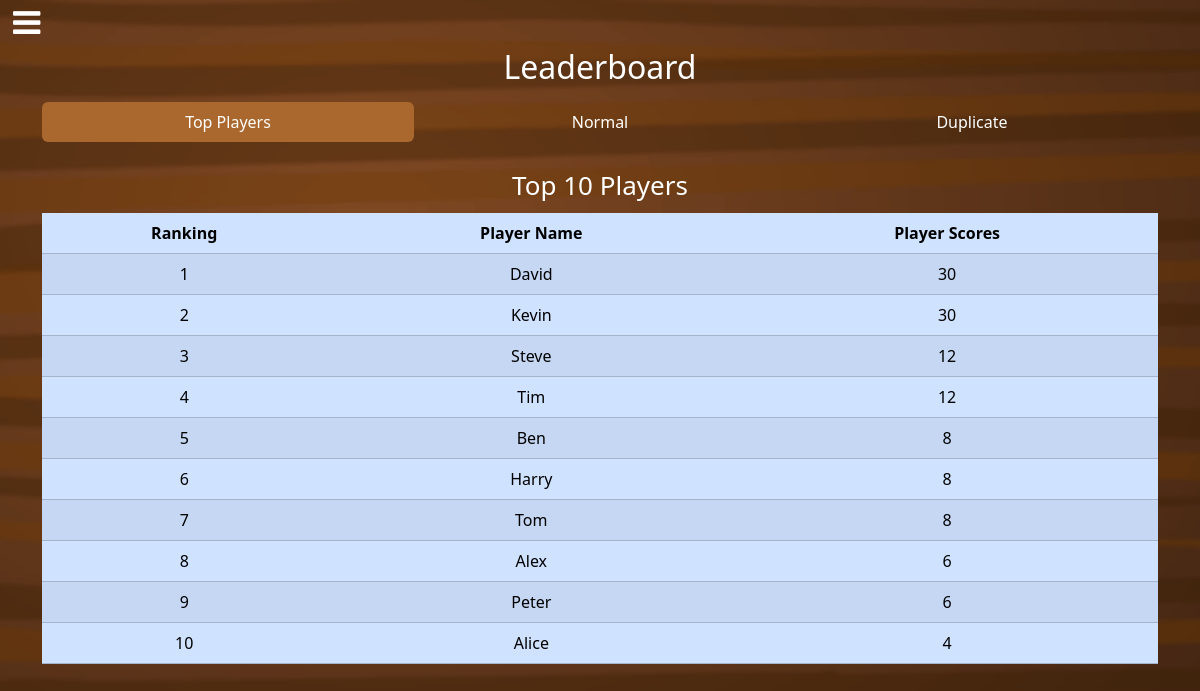
Page /leaderboard (signed in) on the committed database.
### helpers.py (models this page shows)
class User(Base):
    __tablename__ = "users"
    id = Column(Integer, primary_key=True)
    username = Column(String, nullable=False)
    name = Column(String, nullable=False)
    hash = Column(String, nullable=False)
    scores = Column(Integer, nullable=False, default=0)
    Index("username", username, unique=True)

### app.py (the view)
@app.route("/leaderboard")
@login_required
def leaderboard():
    with Sess(engine) as sess:
        normal_4 = (
            sess.query(
                User.name,
                func.sum(Leaderboard.scores).label("scores"),
                func.min(Leaderboard.guess).label("guess"),
                func.count(Leaderboard.user_id).label("count"),
            )
            .select_from(User)
            .join(Leaderboard)
            .join(Gamemode)
            .filter(Gamemode.pins == 4, Gamemode.duplicate == False)
            .order_by(func.sum(Leaderboard.scores).desc(), Leaderboard.guess, User.name)
            .group_by(User.id)
            .limit(10)
            .all()
        )
        normal_6 = (
            sess.query(
                User.name,
                func.sum(Leaderboard.scores).label("scores"),
                func.min(Leaderboard.guess).label("guess"),
                func.count(Leaderboard.user_id).label("count"),
            )
            .select_from(User)
            .join(Leaderboard)
            .join(Gamemode)
            .filter(Gamemode.pins == 6, Gamemode.duplicate == False)
            .order_by(func.sum(Leaderboard.scores).desc(), Leaderboard.guess, User.name)
            .group_by(User.id)
            .limit(10)
            .all()
        )
        normal_8 = (
            sess.query(
                User.name,
                func.sum(Leaderboard.scores).label("scores"),
                func.min(Leaderboard.guess).label("guess"),
                func.count(Leaderboard.user_id).label("count"),
            )
            .select_from(User)
            .join(Leaderboard)
            .join(Gamemode)
            .filter(Gamemode.pins == 8, Gamemode.duplicate == False)
            .order_by(func.sum(Leaderboard.scores).desc(), Leaderboard.guess, User.name)
            .group_by(User.id)
            .limit(10)
            .all()
        )
        duplicate_4 = (
            sess.query(
                User.name,
                func.sum(Leaderboard.scores).label("scores"),
                func.min(Leaderboard.guess).label("guess"),
                func.count(Leaderboard.user_id).label("count"),
            )
            .select_from(User)
            .join(Leaderboard)
            .join(Gamemode)
            .filter(Gamemode.pins == 4, Gamemode.duplicate == True)
            .order_by(func.sum(Leaderboard.scores).desc(), Leaderboard.guess, User.name)
            .group_by(User.id)
            .limit(10)
            .all()
        )
        duplicate_6 = (
            sess.query(
                User.name,
                func.sum(Leaderboard.scores).label("scores"),
                func.min(Leaderboard.guess).label("guess"),
                func.count(Leaderboard.user_id).label("count"),
            )
            .select_from(User)
            .join(Leaderboard)
            .join(Gamemode)
            .filter(Gamemode.pins == 6, Gamemode.duplicate == True)
            .order_by(func.sum(Leaderboard.scores).desc(), Leaderboard.guess, User.name)
            .group_by(User.id)
            .limit(10)
            .all()
        )
        duplicate_8 = (
            sess.query(
                User.name,
                func.sum(Leaderboard.scores).label("scores"),
                func.min(Leaderboard.guess).label("guess"),
                func.count(Leaderboard.user_id).label("count"),
            )
            .select_from(User)
            .join(Leaderboard)
            .join(Gamemode)
            .filter(Gamemode.pins == 8, Gamemode.duplicate == True)
            .order_by(func.sum(Leaderboard.scores).desc(), Leaderboard.guess, User.name)
            .group_by(User.id)
            .limit(10)
            .all()
        )
        top = (
            sess.query(User.name, User.scores)
            .filter(User.scores > 0)
            .order_by(User.scores.desc(), User.name)
            .limit(10)
            .all()
        )
    return render_template(
        "leaderboard.html",
        normal_4=normal_4,
        normal_6=normal_6,
        normal_8=normal_8,
        duplicate_4=duplicate_4,
        duplicate_6=duplicate_6,
        duplicate_8=duplicate_8,
        top=top,
    )

### app.py (called while the page is built)
@app.after_request
def after_request(response):
    response.headers["Cache-Control"] = "no-cache, no-store, must-revalidate"
    response.headers["Expires"] = 0
    response.headers["Pragma"] = "no-cache"
    return response

### helpers.py (called while the page is built)
def login_required(f):
    @wraps(f)
    def decorated_function(*args, **kwargs):
        if session.get("user_id") is None:
            return redirect("/login")
        return f(*args, **kwargs)
    return decorated_function

### templates/leaderboard.html (shortened to what this page needs)
{% extends "layout.html" %}
{% block main %}
    <h2 class="mb-3">Leaderboard</h2>
    <ul class="nav nav-pills nav-justified mb-3" id="pills-tab" role="tablist">
        <li class="nav-item" role="presentation">
            <button class="nav-link active" id="pills-top-tab" data-bs-toggle="pill" data-bs-target="#pills-top" type="button" role="tab" aria-controls="pills-normal" aria-selected="true">Top Players</button>
        </li>
        <li class="nav-item" role="presentation">
            <button class="nav-link" id="pills-normal-tab" data-bs-toggle="pill" data-bs-target="#pills-normal" type="button" role="tab" aria-controls="pills-normal" aria-selected="true">Normal</button>
        </li>
        <li class="nav-item" role="presentation">
            <button class="nav-link" id="pills-duplicate-tab" data-bs-toggle="pill" data-bs-target="#pills-duplicate" type="button" role="tab" aria-controls="pills-duplicate" aria-selected="false">Duplicate</button>
        </li>
    </ul>
    <div class="tab-content" id="pills-tabContent">
        <div class="tab-pane fade show active" id="pills-top" role="tabpanel" aria-labelledby="pills-top-tab" tabindex="0">
            <table class="table table-primary table-striped">
                <caption id="top-10">Top 10 Players</caption>
                <thead>
                    <tr>
                        <th>Ranking</th>
                        <th>Player Name</th>
                        <th>Player Scores</th>
                    </tr>
                </thead>
                <tbody>
                    {% for row in top %}
                        <tr>
                            <td>{{ loop.index }}</td>
                            <td>{{ row.name }}</td>
                            <td>{{ row.scores }}</td>
                        </tr>
                    {% endfor %}
                </tbody>
            </table>
        </div>
    </div>
{% endblock %}

### static/styles.css (style rules this page uses)
body { background-image: url("background.png"); background-position: center; background-size: cover; height: 100vh; }
h1, h2, h4 { color: #ffffff !important; }
.nav-pills > .nav-item > .nav-link { color: #ffffff; }
.nav-pills > .nav-item > .nav-link.active { background-color: #ab682e; }
#pills-top > table { caption-side: top; }
#top-10 { color: #ffffff; font-size: 26px; text-align: center; }

### rows in the picture
User: name "David", scores "30"
User: name "Kevin", scores "30"
User: name "Steve", scores "12"
User: name "Tim", scores "12"
User: name "Ben", scores "8"
User: name "Harry", scores "8"
User: name "Tom", scores "8"
User: name "Alex", scores "6"
User: name "Peter", scores "6"
User: name "Alice", scores "4"
